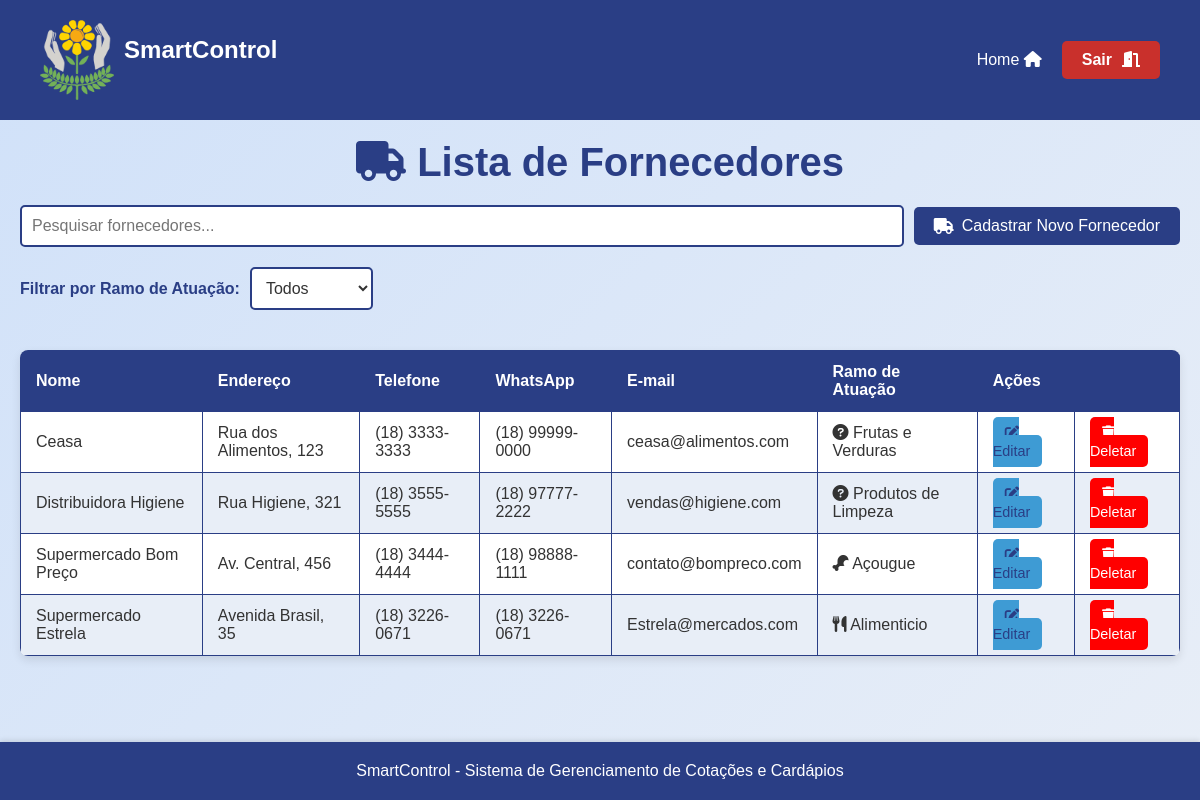
The app's page /assets/view/pages/fornecedores/listarFornecedores/listarFornecedores.php (signed in), older data.
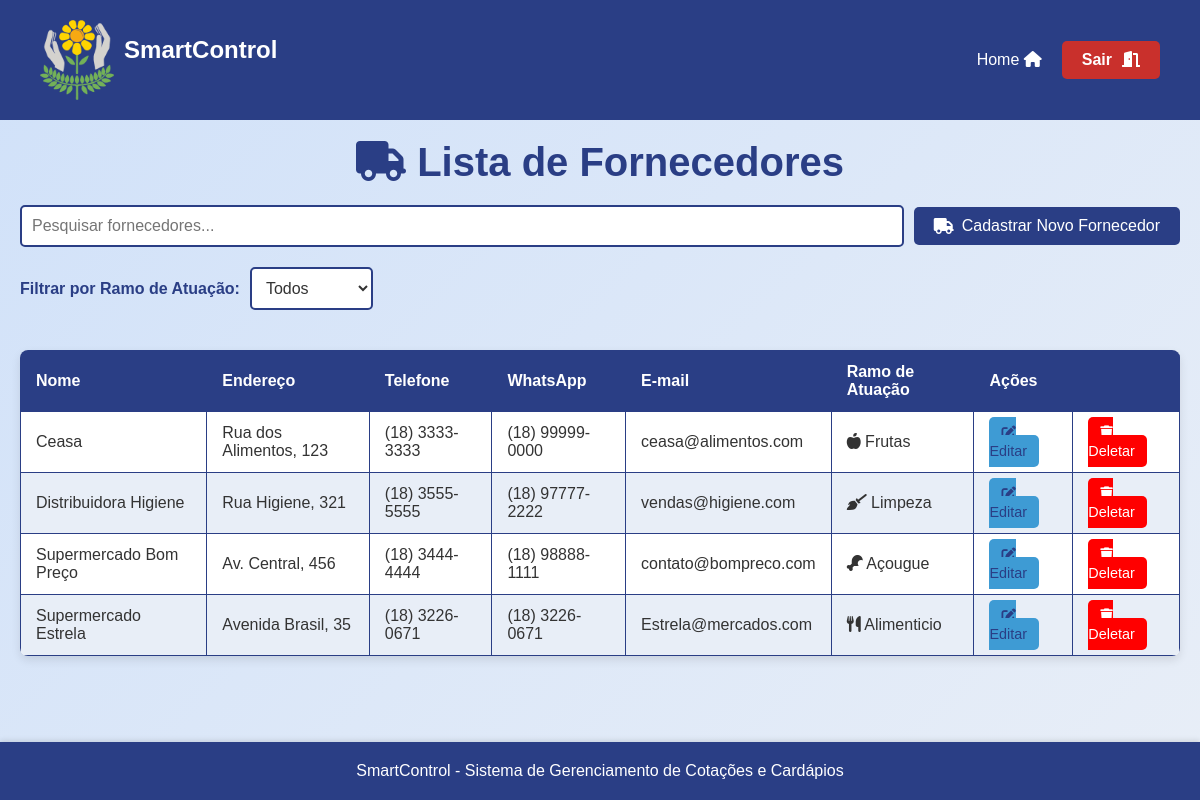
The same page, newer data.
### tables this page shows
CREATE TABLE `fornecedores` (
  `id` int(11) NOT NULL,
  `nome` varchar(100) NOT NULL,
  `endereco` varchar(255) DEFAULT NULL,
  `telefone` varchar(15) DEFAULT NULL,
  `whatsapp` varchar(15) DEFAULT NULL,
  `email` varchar(100) DEFAULT NULL,
  `ramo_atuacao` varchar(100) DEFAULT NULL,
  `data_criacao` timestamp NOT NULL DEFAULT current_timestamp()
);

### assets/model/pdo/DataBase.php (called while the page is built, shortened)
<?php
class Database {
    private $host = 'localhost';
    private $dbname = 'sistema_apae';
    private $username = 'root';
    private $password = '';
    public $conn;
    public function __construct()
    {
        try {
            $this->conn = new PDO("mysql:host=$this->host;dbname=$this->dbname", $this->username, $this->password);
            $this->conn->setAttribute(PDO::ATTR_ERRMODE, PDO::ERRMODE_EXCEPTION);
        } catch (PDOException $exception) {
            echo "Erro na conexão: " . $exception->getMessage();
        }
    }
    public function read($table, $columns = "*", $id = null, $where = null) {
        $sql = "SELECT $columns FROM $table";
        try {
            $stmt = $this->conn->prepare($sql);
            $stmt->execute();
            return $stmt->fetchAll(PDO::FETCH_ASSOC);
        } catch (PDOException $exception) {
            echo "Erro ao ler: " . $exception->getMessage();
            return false;
        }
    }
}
?>

### assets/controller/fornecedorController.php (called while the page is built, shortened)
<?php
require_once __DIR__ . '/../model/pdo/DataBase.php';
require_once __DIR__ . '/../model/Fornecedor.php';
class ControladorFornecedor{
    private $bd;
    public function __construct() {
        $this->bd = new Database();
    }
    public function verFornecedor(){
        $todosFornecedores = $this->bd->read("fornecedores");
        $arr = [];
        foreach($todosFornecedores as $fornecedor){
            $novoFornecedor = new Fornecedor($fornecedor['id'], $fornecedor['nome'],$fornecedor['endereco'], $fornecedor['telefone'], $fornecedor['whatsapp'], $fornecedor['email'], $fornecedor['ramo_atuacao'], $fornecedor['data_criacao']);
            $arr[] = $novoFornecedor;
        }
        return $arr;
    }
}
?>

### assets/model/Fornecedor.php (called while the page is built, shortened)
<?php
class Fornecedor {
    private $id;
    private $nome;
    private $endereco;
    private $telefone;
    private $whatsapp;
    private $email;
    private $ramo_atuacao;
    public function __construct($id, $nome, $endereco, $telefone, $whatsapp, $email, $ramo_atuacao, $data_criacao) {
        $this->id = $id;
        $this->nome = $nome;
        $this->endereco = $endereco;
        $this->telefone = $telefone;
        $this->whatsapp = $whatsapp;
        $this->email = $email;
        $this->ramo_atuacao = $ramo_atuacao;
    }
    public function getId() {
        return $this->id;
    }
    public function getNome() {
        return $this->nome;
    }
    public function getEndereco() {
        return $this->endereco;
    }
    public function getTelefone() {
        return $this->telefone;
    }
    public function getWhatsapp() {
        return $this->whatsapp;
    }
    public function getEmail() {
        return $this->email;
    }
    public function getRamo() {
        return $this->ramo_atuacao;
    }
}
?>

### assets/view/pages/fornecedores/listarFornecedores/listarFornecedores.php (the view, shortened to what the changed rows need)
<?php
require_once __DIR__ . "/../../../../controller/fornecedorController.php";
require_once __DIR__ . "/../../../../controller/pageController.php";
$controler = new ControladorFornecedor();
?>
<!DOCTYPE html>
<html lang="pt-br">
<head>
    <link rel="stylesheet" href="../../styles/ListarStyle.css">
    <link rel="stylesheet" href="https://cdnjs.cloudflare.com/ajax/libs/font-awesome/6.0.0-beta3/css/all.min.css">
</head>
<body>
<main>
    <h1><i class="fas fa-truck"></i> Lista de Fornecedores</h1>
    <table>
        <thead>
            <tr>
                <th>Nome</th>
                <th>Endereço</th>
                <th>Telefone</th>
                <th>WhatsApp</th>
                <th>E-mail</th>
                <th>Ramo de Atuação</th>
                <th colspan="2">Ações</th>
            </tr>
        </thead>
        <tbody id="supplier-table-body">
            <?php
            $fornecedores = $controler->verFornecedor();
            usort($fornecedores, function($a, $b) {
                return strcmp($a->getNome(), $b->getNome());
            });
            if ($fornecedores) {
                foreach ($fornecedores as $fornecedor) {
                    $iconeRamo = '';
                    switch (strtolower($fornecedor->getRamo())) {
                        case 'alimenticio':
                            $iconeRamo = '<i class="fas fa-utensils"></i>';
                            break;
                        case 'açougue':
                            $iconeRamo = '<i class="fas fa-drumstick-bite"></i>';
                            break;
                        case 'frutas':
                            $iconeRamo = '<i class="fas fa-apple-alt"></i>';
                            break;
                        case 'limpeza':
                            $iconeRamo = '<i class="fas fa-broom"></i>';
                            break;
                        default:
                            $iconeRamo = '<i class="fas fa-question-circle"></i>';
                            break;
                    }
                    echo "<tr>";
                    echo "<td>{$fornecedor->getNome()}</td>";
                    echo "<td>{$fornecedor->getEndereco()}</td>";
                    echo "<td>{$fornecedor->getTelefone()}</td>";
                    echo "<td>{$fornecedor->getWhatsapp()}</td>";
                    echo "<td>{$fornecedor->getEmail()}</td>";
                    echo "<td>{$iconeRamo} {$fornecedor->getRamo()}</td>";
                    echo "<td><a href='../editarFornecedores/editFornecedores.php?id={$fornecedor->getId()}' class='acao-editar'><i class='fas fa-edit'></i> Editar</a></td>";
                    echo "<td><a href='../deleteFornecedores/delFornecedores.php?id={$fornecedor->getId()}' class='acao-deletar'><i class='fas fa-trash'></i> Deletar</a></td>";
                    echo "</tr>";
                }
            } else {
                echo "<tr><td colspan='8'>Nenhum fornecedor encontrado.</td></tr>";
            }
            ?>
        </tbody>
    </table>
</main>
</body>
</html>

Row changes from the older to the newer data that the page shows:
changed fornecedores "Ceasa": ramo_atuacao "Frutas e Verduras" → "Frutas"
changed fornecedores "Distribuidora Higiene": ramo_atuacao "Produtos de Limpeza" → "Limpeza"
